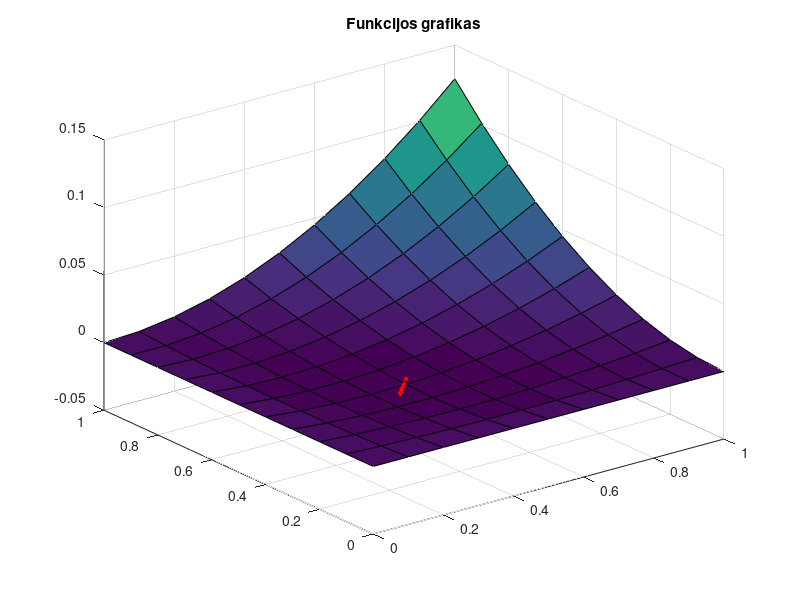

Write the MATLAB code that produced this figure.
f = @(x1, x2) (1 / 8) * ((x1 .^ 2) .* x2 + x1 .* (x2 .^ 2) - x1 .* x2);
grad0 = @(X1, X2) [2 * X1 * X2 + X2 .^ 2 - X2, X1 ^ 2 + 2 * X1 * X2 - X1];

X_0 = [0, 0];
X_1 = [1, 1];
X_m= [1/10, 6/10];

X0 = X_1;

[x1, x2] = meshgrid(0:0.1:1, 0:0.1:1);
y = f(x1, x2);
surf(x1, x2, y);
title(['Funkcijos grafikas']);

learn_rate = 0.3; 
eps = 10 ^ (-5);
n = 1;

format long

dist = 10000;

while (dist >= eps)
    hold on;
    grad1 = grad0(X0(1),X0(2));
    X0 = X0 - learn_rate.* grad1;
    dist = norm(grad1);
 
    fprintf('X0= %f %f f(x0)= %f k= %d\n', X0, f(X0(1), X0(2)), n);

    plot(X0(1), X0(2), 'r', 'markersize',10);
        
    n = n + 1;
end
grid on;
hold off;